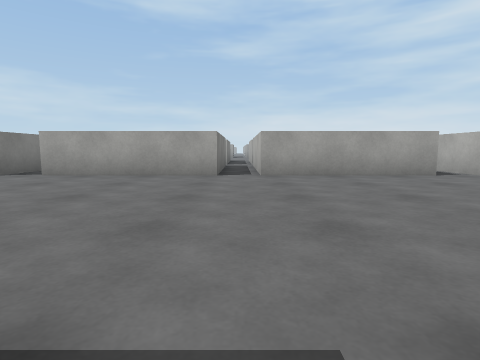
[1] (above)

24 first-person views from a walk through a scene from a Unity 3-D project. The camera is 0.58 m above the floor, tilts 6° down and sees 80° across. The floor is counted in squares, 1 m on a side. Each view is taken from the middle of a square. On the plan, view 1 faces up. The plan holds only what a view shows up to about 9 squares ahead; the rest is blank. The place goes on beyond the plan. Surface patterns are stand-ins for the level's own textures.

[2]
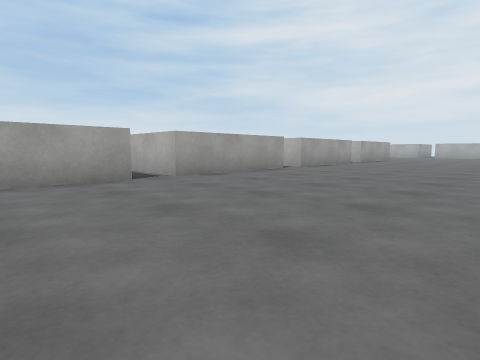

[3]
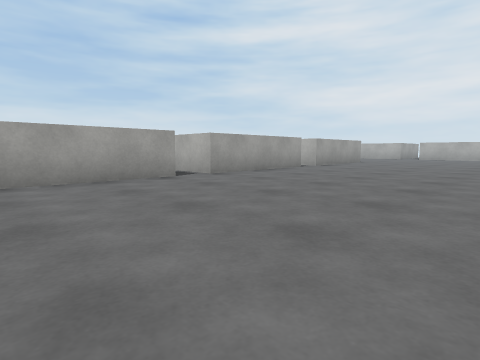

[4]
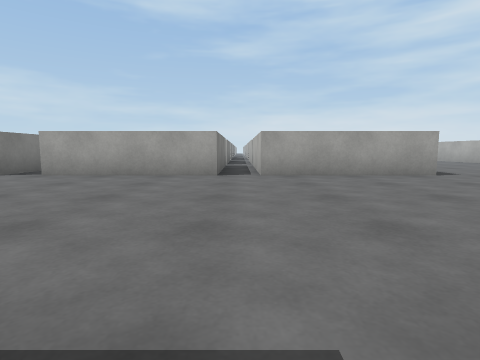

[5]
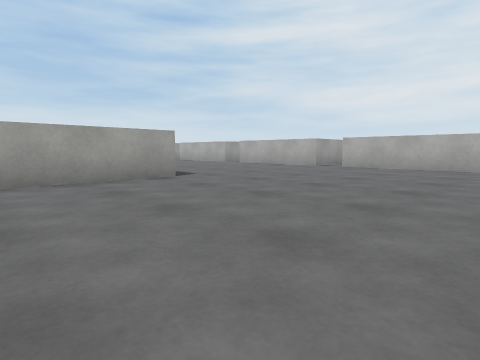

[6]
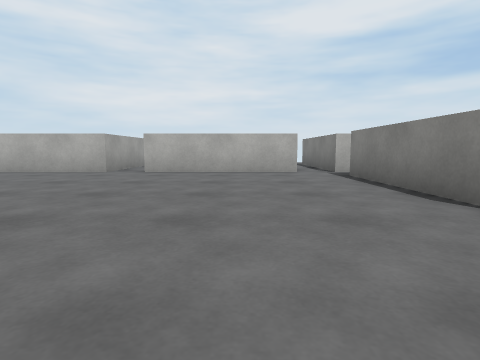

[7]
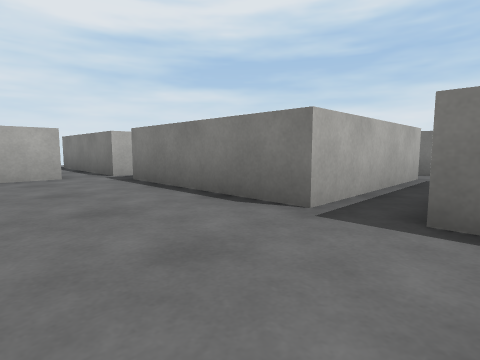

[8]
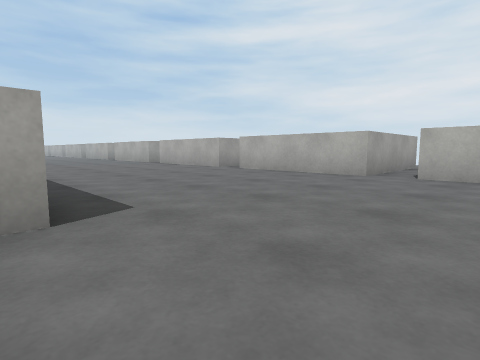

[9]
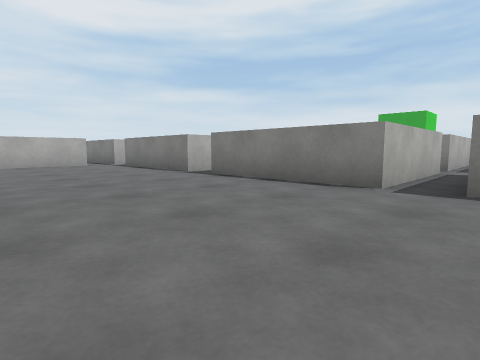

[10]
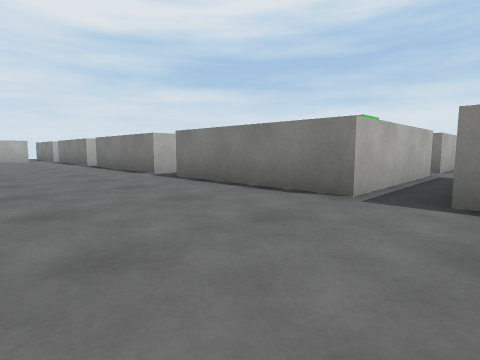

[11]
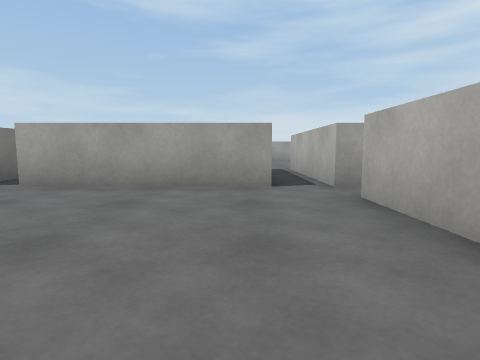

[12]
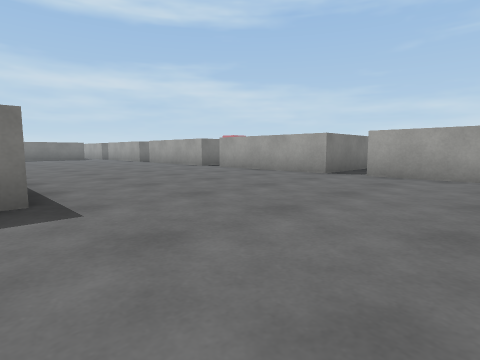

[13]
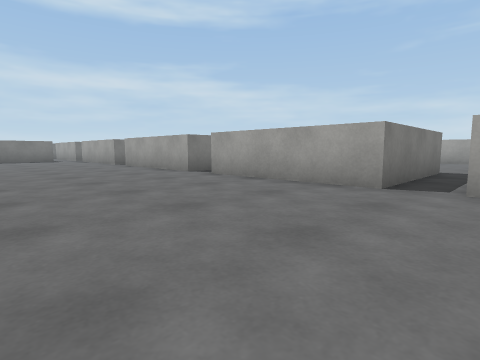

[14]
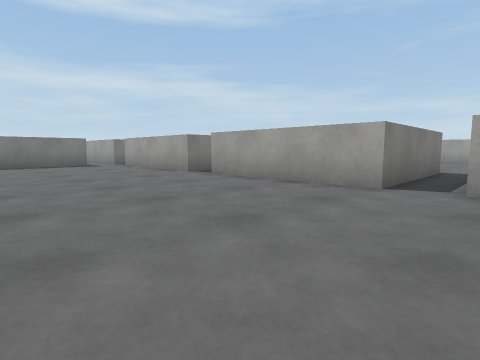

[15]
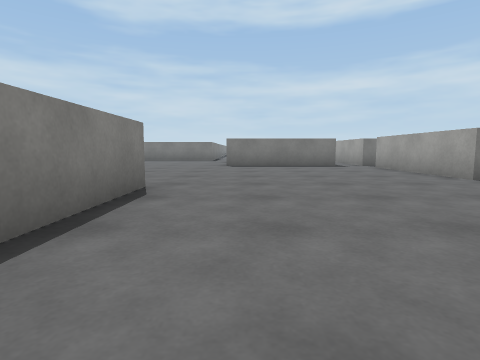

[16]
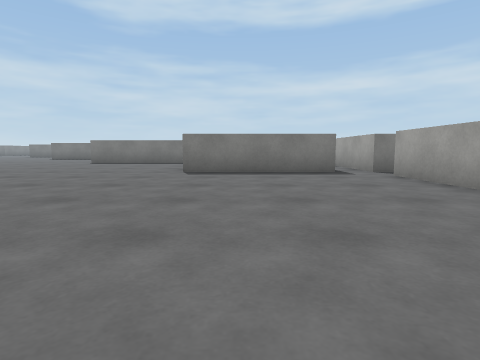

[17]
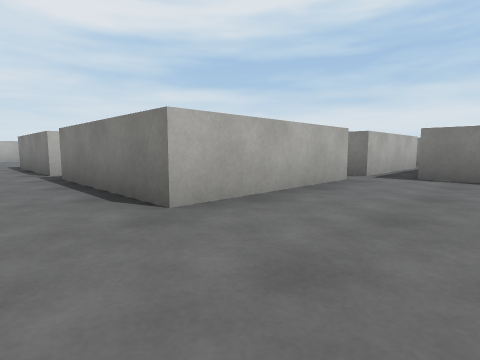

[18]
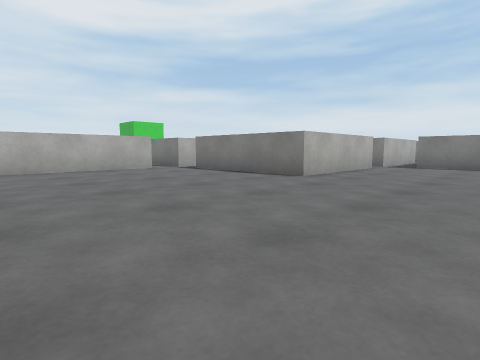

[19]
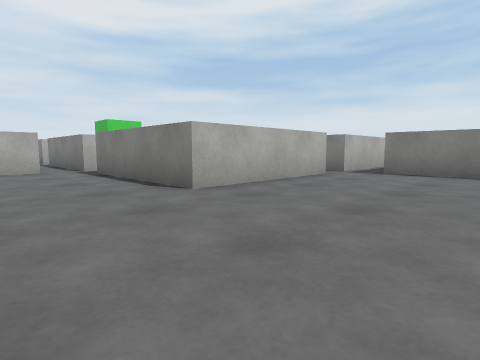

[20]
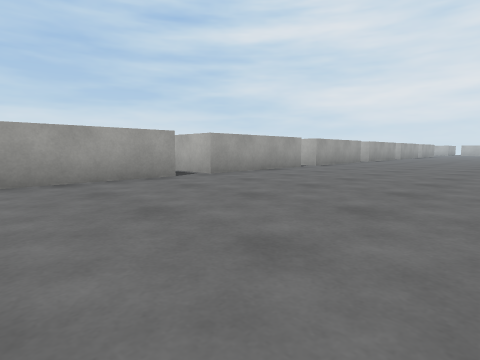

[21]
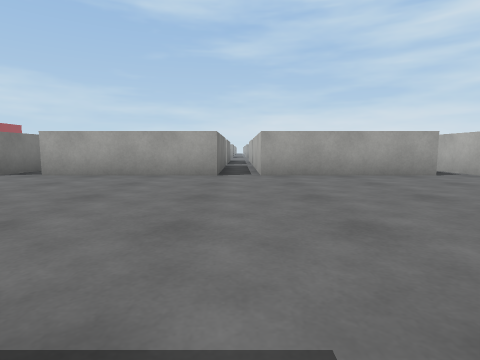

[22]
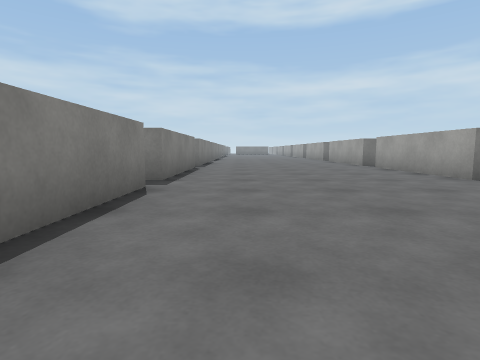

[23]
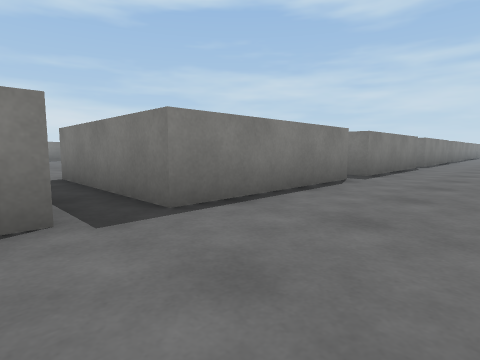

[24]
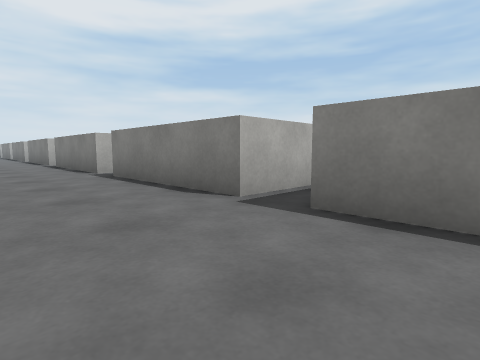

### Floor plan
Points are (right, up) in squares from view 1. A wall is a line through its corners. A room is listed if a view was taken in it or the views show most of it. See-through windows are left out.
Room 1 (views 1, 2, 3, 4, 5, 6, 7, 8, 9, 10, 20, 21, 22, 23, 24)
walls: (4.5, 6.5) (0.5, 6.5) (0.5, 9.1); (4.5, 0.5) (4.5, -3.5); (9.5, 8) (9.5, 6.5) (5.5, 6.5) (5.5, 8.8); (0.5, 0) (0.5, 0.5) (3.4, 0.5); (10.5, -3.5) (10.5, 0.5) (14.5, 0.5); (-0.5, 9) (-0.5, 6.5) (-4.5, 6.5) (-4.5, 8.1); (14.5, 9) (14.5, 6.5) (10.5, 6.5) (10.5, 8.1); (15.5, -3.5) (15.5, 0.5) (19.5, 0.5); (-4.5, -1.2) (-4.5, 0.5) (-0.5, 0.5) (-0.5, -3.5); (19.5, 6.5) (15.5, 6.5) (15.5, 9.1); (-5.5, 8) (-5.5, 6.5) (-9.5, 6.5) (-9.5, 9.1); (20.5, -3.5) (20.5, 0.5) (24.5, 0.5); (-9.6, 0.5) (-5.5, 0.5) (-5.5, -3.5); (-10.5, 9) (-10.5, 6.5) (-13.5, 6.5); (25.5, 1.4) (25.5, 5.5); (-10.5, -2.9) (-10.5, -3.5); (25.5, 0) (25.5, 0.5) (29.4, 0.5); (-13.5, 0.5) (-10.5, 0.5) (-10.5, 0); (29.4, 6.5) (25.5, 6.5) (25.5, 9.5)
ways out: opening at (-10, -3) to room 2; opening at (-5, -3) to room 2; opening at (0, -3) to room 2; opening at (5, -3) to room 2; opening at (10, -3) to room 2; opening at (15, -3); opening at (20, -3)
Room 2 (views 11, 12, 13, 14, 15, 16, 17, 18, 19)
walls: (0.4, -9.5) (4.4, -9.5); (-4.5, -13.6) (-4.5, -9.5) (-0.5, -9.5); (-0.5, -3.5) (-4.5, -3.5); (-4.5, -18.4) (-4.5, -14.5) (-2.6, -14.5); (4.5, -3.5) (0.5, -3.5); (-5.5, -3.5) (-9.5, -3.5); (10.5, -6.5) (10.5, -4.4); (-9.5, -18.5) (-9.5, -14.5) (-5.5, -14.5); (9.5, -3.5) (5.5, -3.5); (-10.5, -4.4) (-10.5, -8.5); (-10.5, -3.5) (-12, -3.5); (11, -3.5) (10.5, -3.5); (-9.5, -21.4) (-9.5, -19.5) (-8.9, -19.5); (-12.4, -19.5) (-10.5, -19.5)
ways out: opening at (-10, -3) to room 1; opening at (-5, -3) to room 1; opening at (0, -3) to room 1; opening at (5, -3) to room 1; opening at (10, -3) to room 1; opening at (15, -4)

Positions as (right, up) in squares from view 1, and headings:
1: (0, 0), facing up
2: (2, 1), facing up-right
3: (6, 1), facing up-right
4: (15, 0), facing up
5: (16, 1), facing up-right
6: (18, 3), facing right
7: (19, 3), facing down-right
8: (19, 4), facing up-right
9: (14, 5), facing down-right
10: (9, 4), facing down-right
11: (9, -8), facing up
12: (8, -10), facing up-left
13: (6, -8), facing up-left
14: (1, -8), facing up-left
15: (0, -8), facing left
16: (-3, -7), facing left
17: (-7, -8), facing down-right
18: (-13, -9), facing down-right
19: (-13, -12), facing down-right
20: (-9, 1), facing up-right
21: (-10, 0), facing up
22: (-5, 2), facing left
23: (-4, 3), facing down-left
24: (-7, 3), facing down-right
